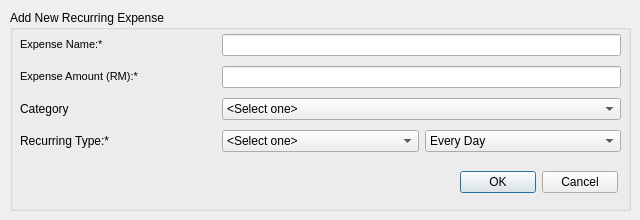
<?xml version="1.0" encoding="UTF-8"?>
<ui version="4.0">
 <class>add_recur</class>
 <widget class="QDialog" name="add_recur">
  <property name="geometry">
   <rect>
    <x>0</x>
    <y>0</y>
    <width>640</width>
    <height>220</height>
   </rect>
  </property>
  <property name="windowTitle">
   <string>Add Recurring Expense - Pers</string>
  </property>
  <widget class="QGroupBox" name="gb_addNew">
   <property name="geometry">
    <rect>
     <x>10</x>
     <y>10</y>
     <width>621</width>
     <height>201</height>
    </rect>
   </property>
   <property name="title">
    <string>Add New Recurring Expense</string>
   </property>
   <widget class="QWidget" name="layoutWidget">
    <property name="geometry">
     <rect>
      <x>10</x>
      <y>20</y>
      <width>601</width>
      <height>129</height>
     </rect>
    </property>
    <layout class="QGridLayout" name="gridLayout">
     <item row="3" column="0">
      <widget class="QLabel" name="lbl_type">
       <property name="text">
        <string>&lt;html&gt;&lt;head/&gt;&lt;body&gt;&lt;p&gt;Recurring Type:&lt;label style=&quot;color:red;&quot;&gt;*&lt;/label&gt;&lt;/p&gt;&lt;/body&gt;&lt;/html&gt;</string>
       </property>
      </widget>
     </item>
     <item row="1" column="1" colspan="2">
      <widget class="QLineEdit" name="txt_amount"/>
     </item>
     <item row="0" column="1" colspan="2">
      <widget class="QLineEdit" name="txt_name"/>
     </item>
     <item row="0" column="0">
      <widget class="QLabel" name="lbl_name">
       <property name="font">
        <font>
         <pointsize>8</pointsize>
        </font>
       </property>
       <property name="text">
        <string>&lt;html&gt;&lt;head/&gt;&lt;body&gt;&lt;p&gt;Expense Name:&lt;label style=&quot;color:red;&quot;&gt;*&lt;/label&gt;&lt;/p&gt;&lt;/body&gt;&lt;/html&gt;</string>
       </property>
      </widget>
     </item>
     <item row="3" column="1">
      <widget class="QComboBox" name="lst_recurType">
       <item>
        <property name="text">
         <string>&lt;Select one&gt;</string>
        </property>
       </item>
       <item>
        <property name="text">
         <string>Daily</string>
        </property>
       </item>
       <item>
        <property name="text">
         <string>Monthly</string>
        </property>
       </item>
       <item>
        <property name="text">
         <string>Yearly</string>
        </property>
       </item>
      </widget>
     </item>
     <item row="1" column="0">
      <widget class="QLabel" name="lbl_amount">
       <property name="font">
        <font>
         <pointsize>8</pointsize>
        </font>
       </property>
       <property name="text">
        <string>&lt;html&gt;&lt;head/&gt;&lt;body&gt;&lt;p&gt;Expense Amount (RM):&lt;label style=&quot;color:red;&quot;&gt;*&lt;/label&gt;&lt;/p&gt;&lt;/body&gt;&lt;/html&gt;</string>
       </property>
      </widget>
     </item>
     <item row="3" column="2">
      <widget class="QComboBox" name="lst_daytype">
       <item>
        <property name="text">
         <string>Every Day</string>
        </property>
       </item>
       <item>
        <property name="text">
         <string>Every Weekday</string>
        </property>
       </item>
       <item>
        <property name="text">
         <string>Every Weekend</string>
        </property>
       </item>
      </widget>
     </item>
     <item row="2" column="0">
      <widget class="QLabel" name="lbl_cat">
       <property name="text">
        <string>Category</string>
       </property>
      </widget>
     </item>
     <item row="2" column="1" colspan="2">
      <widget class="QComboBox" name="lst_cat">
       <item>
        <property name="text">
         <string>&lt;Select one&gt;</string>
        </property>
       </item>
      </widget>
     </item>
    </layout>
    <zorder>lbl_name</zorder>
    <zorder>txt_name</zorder>
    <zorder>lbl_amount</zorder>
    <zorder>lbl_type</zorder>
    <zorder>lst_recurType</zorder>
    <zorder>txt_amount</zorder>
    <zorder>lst_daytype</zorder>
    <zorder>lbl_cat</zorder>
    <zorder>lst_cat</zorder>
   </widget>
   <widget class="QWidget" name="layoutWidget_2">
    <property name="geometry">
     <rect>
      <x>450</x>
      <y>160</y>
      <width>158</width>
      <height>25</height>
     </rect>
    </property>
    <layout class="QHBoxLayout" name="horizontalLayout">
     <item>
      <widget class="QPushButton" name="btn_confirm">
       <property name="text">
        <string>OK</string>
       </property>
      </widget>
     </item>
     <item>
      <widget class="QPushButton" name="btn_cancel">
       <property name="text">
        <string>Cancel</string>
       </property>
      </widget>
     </item>
    </layout>
   </widget>
  </widget>
 </widget>
 <tabstops>
  <tabstop>txt_name</tabstop>
  <tabstop>txt_amount</tabstop>
  <tabstop>lst_cat</tabstop>
  <tabstop>lst_recurType</tabstop>
  <tabstop>lst_daytype</tabstop>
  <tabstop>btn_confirm</tabstop>
  <tabstop>btn_cancel</tabstop>
 </tabstops>
 <resources/>
 <connections/>
</ui>
